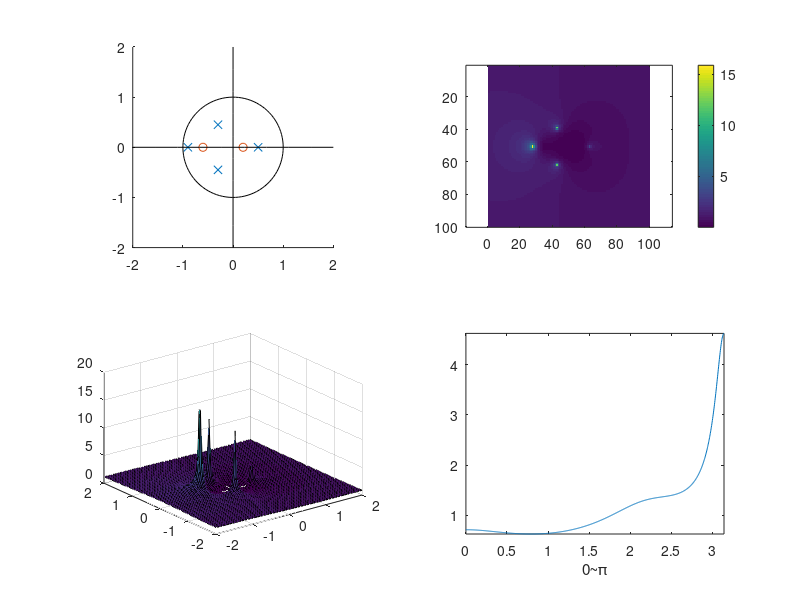

MATLAB code for this plot:
%% Draw Zeros, Poles on Complex Plane and Draw Spectrum %%
% Author: Linus Cheng, https://github.com/LinusCheng
% This function generate:
% (1) The positions of the zeros and poles on the complex plane.
% (2) The warping effect of the zeros, poles in 3D diagram. 
% (3) The spectrum, which is the unit circle on the complex plane.
% Variables:
% a: the poles
% b: the zeros
clc;clear all;close all;

%% First Part: Z-transform
X = linspace(-2,2,100);
Y = linspace(-2,2,100);
[X,Y] = meshgrid(X,Y);
Z =X+Y*1j;

% Enter zeros and poles here
a = [0.5,-0.9,-0.3+0.45j,-0.3-0.45j];
b = [0.2, -0.6];
% a = [0.1,0.4,0.6,0.8];
% b=[0];

F =1;
for k = 1:length(a)
   F =F./(1-a(k)./Z);   
end

for k = 1:length(b)
   F =F.*((1-b(k)./Z));  
end

FF = abs(F);

%%
% Draw Spectrum |Z|=1, DTFT

p = length(a);
q = length(b);
w = linspace(0,pi,1000);

H =1;
for k = 1:p
   H = H./(   1-a(k).*exp(-1j.*w)         );
end

for k = 1:q
   H = H.*(   1-b(k).*exp(-1j.*w)         );
end

%% Plot in one window %%

% 1 Plot the zeros & poles
figure(5)
subplot(2,2,1);
title('(1) Poles & Zeros on Z-Complex Plane')
ax =real(a);
ay =imag(a);
scatter(ax,ay,'x')
xlim([-2 2])
ylim([-2 2])
axis equal

hold on

bx =real(b);
by =imag(b);
scatter(bx,by,'o')

w2 = linspace(0,2*pi,100);
cx = cos(w2);
cy = sin(w2);
plot(cx,cy,'black')

n = linspace(-2,2,10);
nline = zeros(1,10);

plot(n,nline,'black')
plot(nline,n,'black')

hold off

% 2 Plot the transfor function in imagesc
subplot(2,2,2);
title('(2) Magnitude of Z on Z-Complex Plane')
imagesc(FF)
axis equal
colorbar

% 3 Plot the transfor function in surf
subplot(2,2,3);
title('(3) Magnitude of Z 3D')
surf(X,Y,FF)

% 4 Plotting Frequency
subplot(2,2,4);
title('(4) Magnitude of |Z|=1 (frequency)')
plot(w,abs(H))
xlabel('0~\pi')
axis([0, pi,-inf, inf]);


%%

fprintf('Completed\n')
